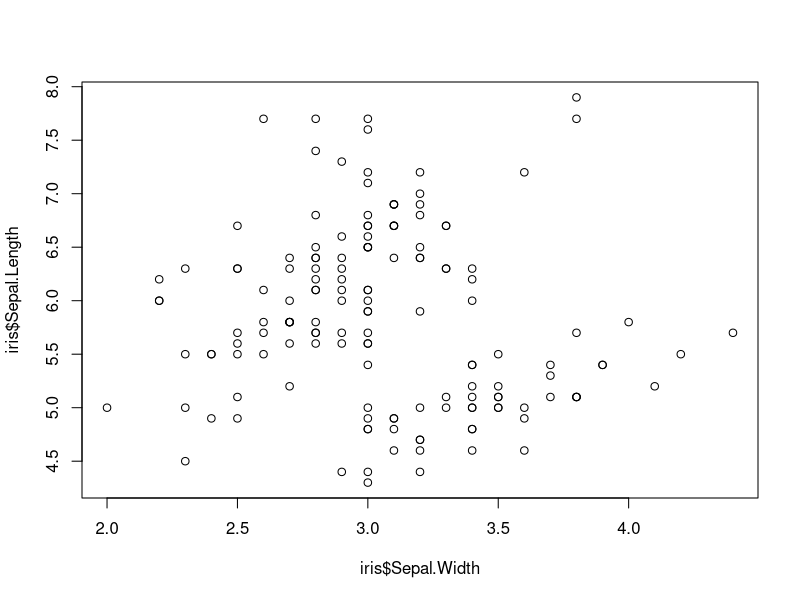
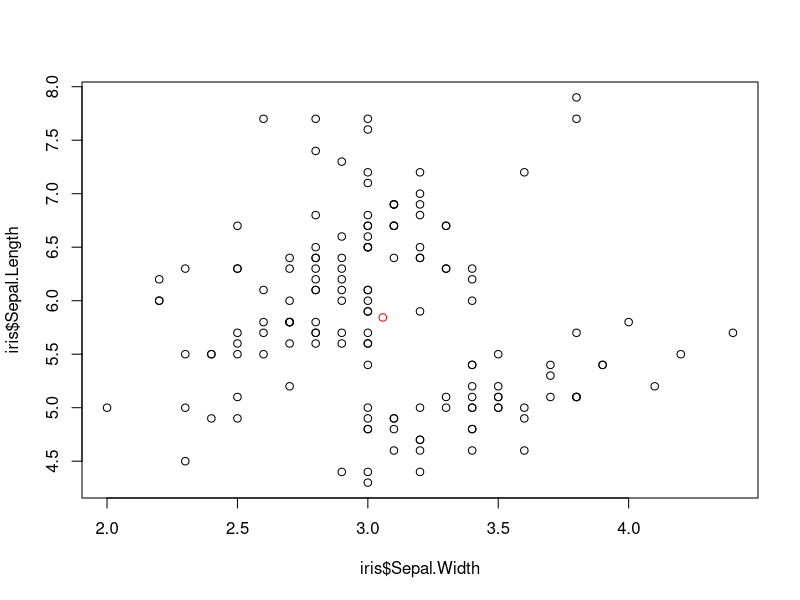
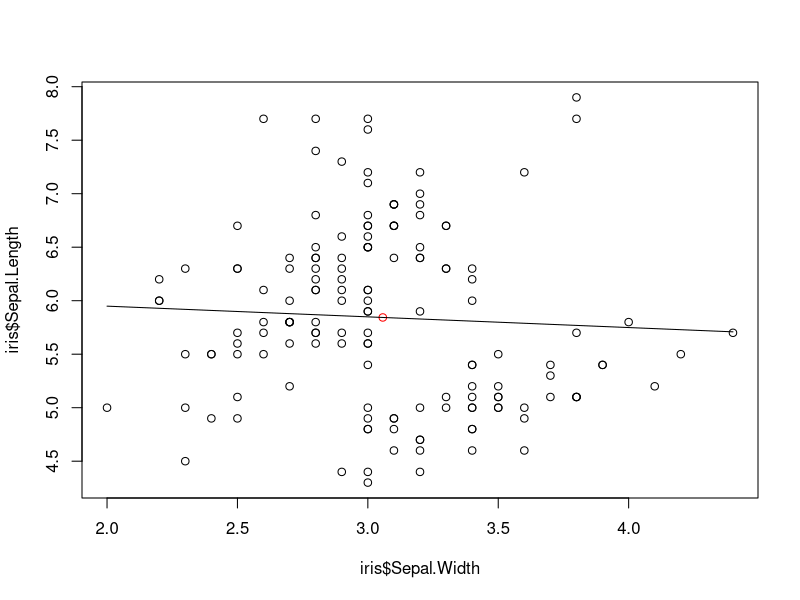
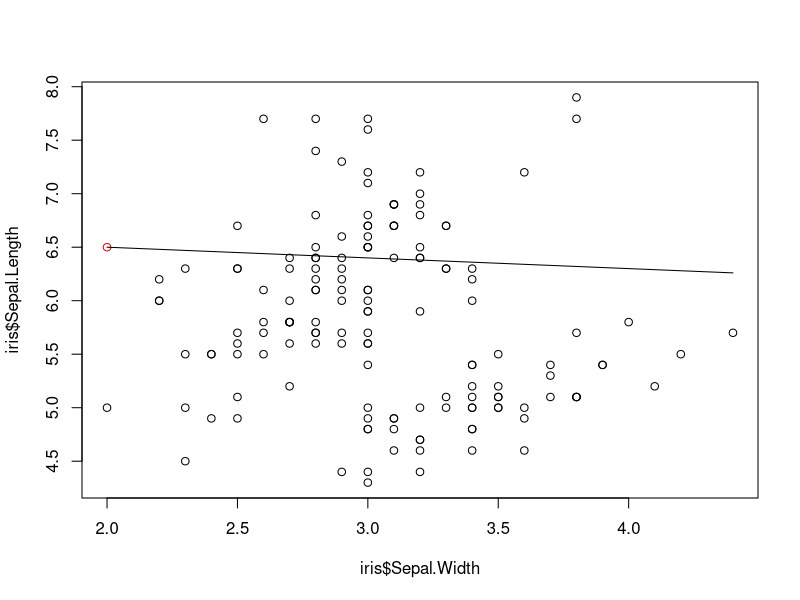
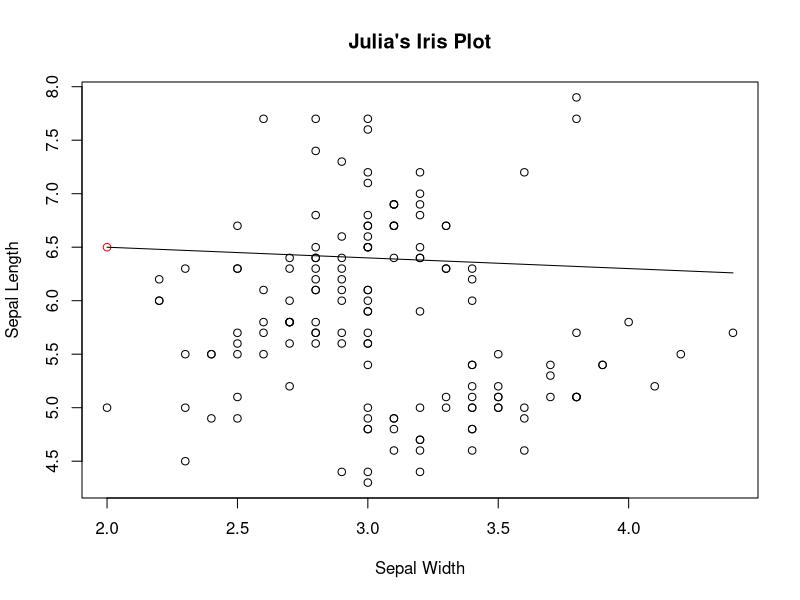

Source code (R) for these figures, in order:
data("iris")
head(iris)
iris$Sepal.Width
mean(iris$Sepal.Length)
sd(iris$Sepal.Width)
plot(x = iris$Sepal.Width, y = iris$Sepal.Length)
data_center_x = mean(iris$Sepal.Width)
data_center_y = mean(iris$Sepal.Length)
c(data_center_x, data_center_y)
plot(x = iris$Sepal.Width, y = iris$Sepal.Length)
points(x = data_center_x, y = data_center_y, col = "red")

#Finding the slope of the graph
line_point_slope = function(x, x1, y1, slope)
{
  get_y_intercept = 
    function(x1, y1, slope)
      return(-(x1 * slope) + y1)
  linear =
      function(x, yint, slope)
        return(yint + x * slope)
  return(linear(x, get_y_intercept(x1, y1, slope), slope))
}

#Plotting the slope
plot(x = iris$Sepal.Width, y = iris$Sepal.Length)
points(x = data_center_x, y = data_center_y, col = "red")
curve(line_point_slope(x, data_center_x, data_center_y, -0.1), add = TRUE)

#Changing slope of the graph by changing the data_center
data_center_x = 2
data_center_y = 6.5
line_point_slope = function(x, x1, y1, slope)
{
  get_y_intercept = 
    function(x1, y1, slope)
      return(-(x1 * slope) + y1)
  linear =
    function(x, yint, slope)
      return(yint + x * slope)
  return(linear(x, get_y_intercept(x1, y1, slope), slope))
}
plot(x = iris$Sepal.Width, y = iris$Sepal.Length)
points(x = data_center_x, y = data_center_y, col = "red")
curve(line_point_slope(x, data_center_x, data_center_y, -0.1), add = TRUE)

#How to label the graph and axis
plot(x = iris$Sepal.Width, y = iris$Sepal.Length, main = "Julia's Iris Plot",
     xlab = "Sepal Width", ylab = "Sepal Length")

points(x = data_center_x, y = data_center_y, col = "red")
curve(line_point_slope(x, data_center_x, data_center_y, -0.1), add = TRUE)

#I changed the name of the plot from Iris Plot to Julia's Iris Plot and my slope line disappeared.
#I've re-run the functions to get the slope and it will not re-appear.
#I was in PLUS SIGN PERGATORY!!!! 
#To escape, go to the console, press ESC to get the > back, and then run the code again